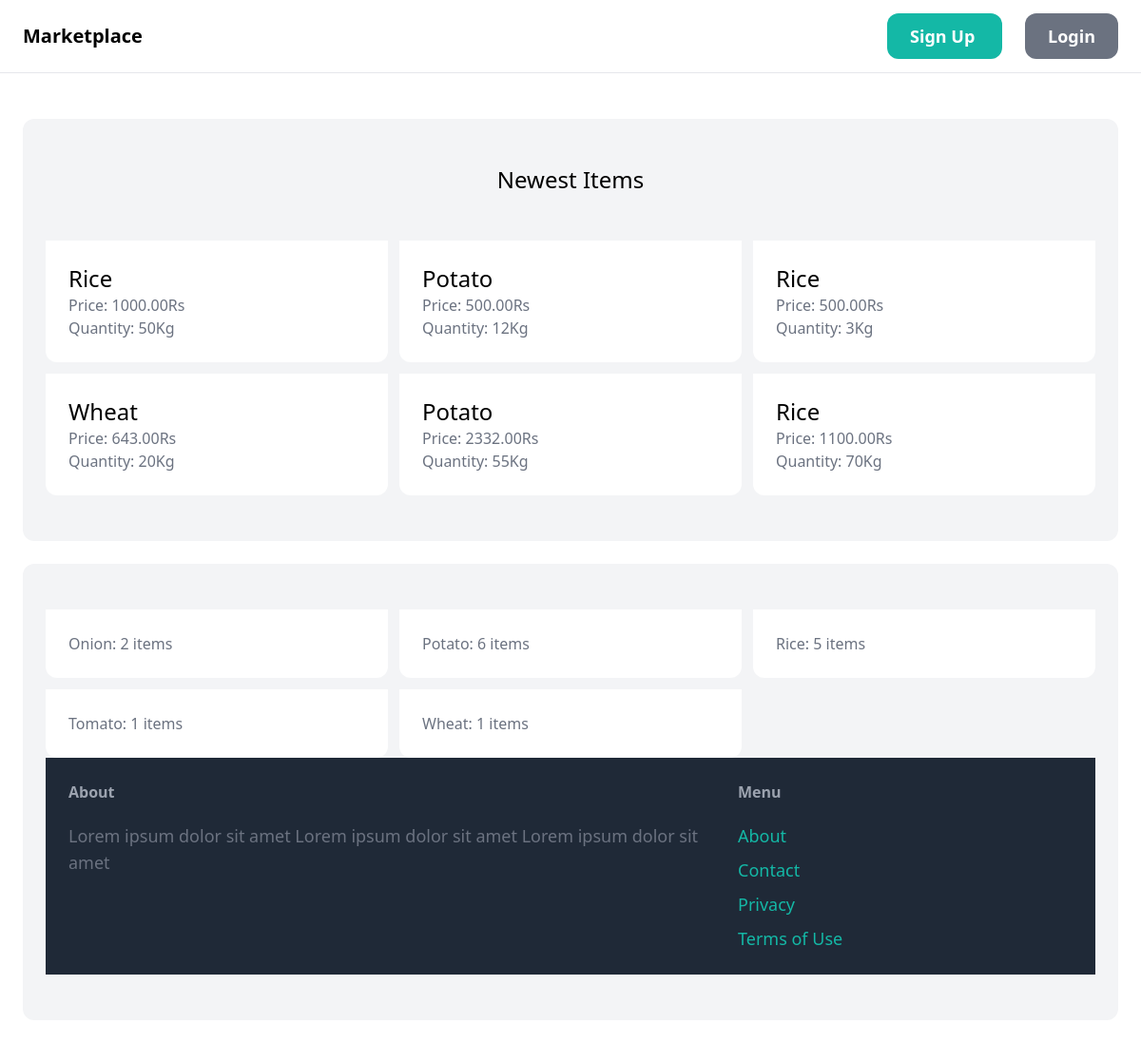
The page / on the database its author committed.
### items/models.py (models this page shows, shortened)
class Transaction(models.Model):
    name=models.ForeignKey(Product, related_name="transactions", on_delete=models.CASCADE)
    price=models.DecimalField(decimal_places=2, max_digits=6)
    quantity=models.IntegerField()
    created_by = models.ForeignKey(User, related_name='items', on_delete=models.CASCADE)
    created_at=models.DateTimeField(auto_now_add=True)
    is_sold=models.BooleanField(default=False)
    sold_at = models.DateTimeField(blank=True, null=True)
    sold_to = models.ForeignKey(User, related_name='items_bought', on_delete=models.CASCADE, blank=True, null=True)

class Product(models.Model):
    name = models.CharField(max_length=20)
    class Meta:
        ordering = ('name',)
        verbose_name_plural = "Products"
    def __str__(self):
        return self.name

### core/views.py (the view)
# urls.py: path('', views.index, name='index'),
def index(request):
    transactions = Transaction.objects.filter(is_sold=False).order_by('-created_at')[0:6]
    products = Product.objects.all()
    return render(request, 'core/index.html', {
        'transactions': transactions,
        'products': products,
    })

### templates/core/index.html (shortened to what this page needs)
{% extends 'core/base.html' %}
{% block content %}
<div class="mt-6 px-6 py-12 bg-gray-100 rounded-xl">
    <h2 class="mb-12 text-2xl text-center">Newest Items</h2>
    <div class="grid grid-cols-3 gap-3">
        {% for item in transactions %}
        <div>
            <a href="{% url 'items:detail' item.id %}">
                <div class = "p-6 bg-white rounded-b-xl">
                    <h2 class="text-2xl">{{ item.name }}</h2>
                    <p class="text-gray-500">Price: {{ item.price }}Rs</p>
                    <p class="text-gray-500">Quantity: {{ item.quantity }}Kg</p>
                </div>
            </a>
        </div>
        {% endfor %}
    </div>
</div>
<div class="mt-6 px-6 py-12 bg-gray-100 rounded-xl">
    <div class="grid grid-cols-3 gap-3">
        {% for product in products %}
        <div>
            <a href="#">
                <div class = "p-6 bg-white rounded-b-xl">
                    <p class="text-gray-500">{{product.name}}: {{ product.transactions.count }} items</p>
                </div>
            </a>
        </div>
        {% endfor %}
{% endblock %}

### templates/core/base.html (shortened to what this page needs)
<!DOCTYPE html>
<html>
    <head>
        <script src="https://cdn.tailwindcss.com"></script>
    </head>
    <body>
        <nav class="py-6 px-6 flex justify-between items-center border-b border-gray-200">
            <a href="/" class="text-xl font-semibold">Marketplace</a>
            <div class="space-x-6">
                {% if request.user.is_authenticated %}
                <a href="{% url 'items:browse' %}" class="text-lg font-semibold hover:text-gray-500">Browse</a>
                <a href="{% url 'items:new' %}" class="text-lg font-semibold hover:text-gray-500">New item</a>
                <a href="{% url 'dashboard:index' %}" class="px-6 py-3 text-lg font-semibold bg-teal-500 text-white rounded-xl hover:bg-teal-700"> Dashboard </a>
                <form action="{% url 'core:logout' %}" method="post" style="display:inline;">
                    {% csrf_token %}
                    <button type="submit" class="px-6 py-3 text-lg font-semibold bg-gray-500 text-white rounded-xl hover:bg-gray-700">Logout</button>
                </form>
                {% else %}
                <a href="{% url 'core:signup' %}" class="px-6 py-3 text-lg font-semibold bg-teal-500 text-white rounded-xl hover:bg-teal-700"> Sign Up </a>
                <a href="{% url 'core:login' %}" class="px-6 py-3 text-lg font-semibold bg-gray-500 text-white rounded-xl hover:bg-gray-700"> Login </a>
                {% endif %}
            </div>
        </nav>
        <div class="px-6 py-6">
            {% block content %}
            {% endblock %}
        </div>
        <footer class="py-6 px-6 flex justify-between bg-gray-800">
            <div class="w-2/3 pr-10">
                <h3 class="mb-5 font-semibold text-gray-400">About</h3>
                <p class="text-lg text-gray-500"> Lorem ipsum dolor sit amet Lorem ipsum dolor sit amet Lorem ipsum dolor sit amet </p>
            </div>
            <div class="w-1/3 pr-10">
                <h3 class="mb-5 font-semibold text-gray-400">Menu</h3>
                <ul class="space-y-2">
                    <li><a href="#" class="text-lg text-teal-500 hover:text-teal-700">About</a></li>
                    <li><a href="#" class="text-lg text-teal-500 hover:text-teal-700">Contact</a></li>
                    <li><a href="#" class="text-lg text-teal-500 hover:text-teal-700">Privacy</a></li>
                    <li><a href="#" class="text-lg text-teal-500 hover:text-teal-700">Terms of Use</a></li>
                </ul>
            </div>
        </footer>
    </body>
</html>

### rows shown on the page
Transaction: name "Rice", price "1000.00", quantity "50"
Transaction: name "Potato", price "500.00", quantity "12"
Transaction: name "Rice", price "500.00", quantity "3"
Transaction: name "Wheat", price "643.00", quantity "20"
Transaction: name "Potato", price "2332.00", quantity "55"
Transaction: name "Rice", price "1100.00", quantity "70"
Product: name "Onion", transactions.count "2"
Product: name "Potato", transactions.count "6"
Product: name "Rice", transactions.count "5"
Product: name "Tomato", transactions.count "1"
Product: name "Wheat", transactions.count "1"
